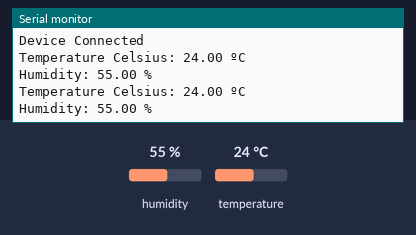
A program run on a simulated ESP32. On the bench: the last lines printed to the serial monitor. The test bench sets the inputs (shaded band); at power-on: humidity 55 %, temperature 24 °C. Nothing arrives over Bluetooth unless stated; a phone connects over Bluetooth LE 3 s after start.

Above: at 8.8 s.
8.9 s: humidity set to 22 %
At 13.6 s:
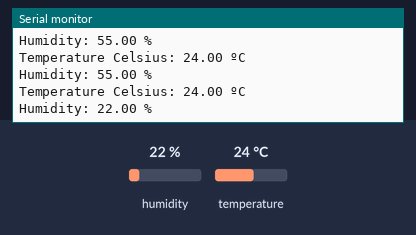
15.6 s: temperature set to 12 °C
At 19.1 s:
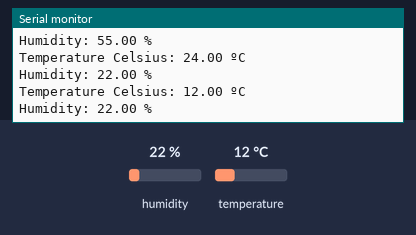
22.3 s: humidity set to 40 %
At 24.4 s:
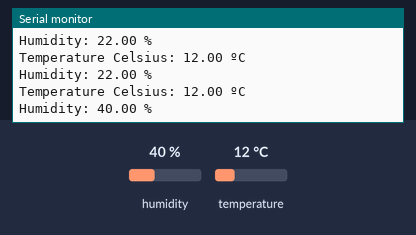
Timing chart, 0 to 25.9 s (numbered marks = the images above; inputs shaded):
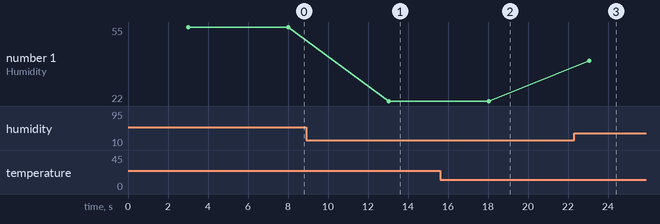

The program:

main.cpp
```cpp
#include <Arduino.h>
#include <BLEDevice.h>
#include <BLEUtils.h>
#include <BLEServer.h>
#include <BLE2902.h>
#include "DHTesp.h"

#define DHTPIN 19
#define BLE_SERVER_NAME "Environmental service"
#define ENVIRONMENTAL_SERVICE_UUID "181A"
#define TEMPERATURE_CHARACTERISTIC_UUID "2A6E"
#define HUMIDITY_CHARACTERISTIC_UUID "2A6F"

BLECharacteristic *temperatureCharacteristic = nullptr;
BLECharacteristic *humidityCharacteristic = nullptr;

DHTesp dht;

bool deviceConnected = false;
class MyServerCallbacks: public BLEServerCallbacks {
  void onConnect(BLEServer* pServer) {
    deviceConnected = true;
    Serial.println("Device Connected");
  };
  void onDisconnect(BLEServer* pServer) {
    deviceConnected = false;
    Serial.println("Device Disconnected");
  }
};

void setup() {
  Serial.begin(115200);
  dht.setup(DHTPIN, DHTesp::DHT22);

  BLEDevice::init(BLE_SERVER_NAME);
  BLEServer *pServer = BLEDevice::createServer();
  pServer->setCallbacks(new MyServerCallbacks());

  BLEService *bmeService = pServer->createService(ENVIRONMENTAL_SERVICE_UUID);

  temperatureCharacteristic = bmeService->createCharacteristic(
                                                  TEMPERATURE_CHARACTERISTIC_UUID,
                                                  BLECharacteristic::PROPERTY_READ   |
                                                  BLECharacteristic::PROPERTY_WRITE  |
                                                  BLECharacteristic::PROPERTY_NOTIFY
                                                  );

  humidityCharacteristic = bmeService->createCharacteristic(
                                                  HUMIDITY_CHARACTERISTIC_UUID,
                                                  BLECharacteristic::PROPERTY_READ   |
                                                  BLECharacteristic::PROPERTY_WRITE  |
                                                  BLECharacteristic::PROPERTY_NOTIFY
                                                  );
  bmeService->start();
  pServer->getAdvertising()->start();
  Serial.println("Waiting a client connection to notify...");
}


void loop() {
  if (deviceConnected) {
    float temp = dht.getTemperature();
    float humid = dht.getHumidity();

    uint16_t temperature = (uint16_t)(temp*100);
    temperatureCharacteristic->setValue(temperature);
    temperatureCharacteristic->notify();
    Serial.print("Temperature Celsius: ");
    Serial.print(temp);
    Serial.println(" ºC");

    uint16_t humidity = (uint16_t)(humid*100);
    humidityCharacteristic->setValue(humidity);
    humidityCharacteristic->notify();
    Serial.print("Humidity: ");
    Serial.print(humid);
    Serial.println(" %");

    delay(5000);
  }
}
```

Measured:
- after the input at 8.9 s, the serial monitor: prints a new line after 4.1 s (image 1)
- after the input at 15.6 s, the serial monitor: prints a new line after 2.4 s (image 2)
- after the input at 22.3 s, the serial monitor: prints a new line after 0.75 s (image 3)
- plotted number 1: 55 → 22 after the input at 8.9 s, 22 → 40 after the input at 22.3 s
